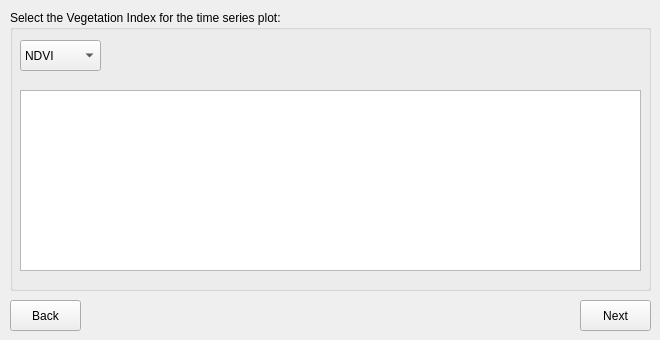
   <widget class="QWidget" name="tab_8">
    <attribute name="title">
     <string>Step 5</string>
    </attribute>
    <widget class="QGroupBox" name="groupBox_27">
     <property name="geometry">
      <rect>
       <x>10</x>
       <y>10</y>
       <width>641</width>
       <height>281</height>
      </rect>
     </property>
     <property name="title">
      <string>Select the Vegetation Index for the time series plot:</string>
     </property>
     <widget class="QComboBox" name="series_indice">
      <property name="geometry">
       <rect>
        <x>10</x>
        <y>30</y>
        <width>81</width>
        <height>31</height>
       </rect>
      </property>
      <item>
       <property name="text">
        <string>NDVI</string>
       </property>
      </item>
      <item>
       <property name="text">
        <string>GNDVI</string>
       </property>
      </item>
      <item>
       <property name="text">
        <string>EVI</string>
       </property>
      </item>
      <item>
       <property name="text">
        <string>SAVI</string>
       </property>
      </item>
     </widget>
     <widget class="QTextBrowser" name="textBrowser_index_explain">
      <property name="geometry">
       <rect>
        <x>10</x>
        <y>80</y>
        <width>621</width>
        <height>181</height>
       </rect>
      </property>
     </widget>
    </widget>
    <widget class="QPushButton" name="QPushButton_next_5">
     <property name="geometry">
      <rect>
       <x>580</x>
       <y>300</y>
       <width>71</width>
       <height>31</height>
      </rect>
     </property>
     <property name="text">
      <string>Next</string>
     </property>
    </widget>
    <widget class="QPushButton" name="QPushButton_back_5">
     <property name="enabled">
      <bool>true</bool>
     </property>
     <property name="geometry">
      <rect>
       <x>10</x>
       <y>300</y>
       <width>71</width>
       <height>31</height>
      </rect>
     </property>
     <property name="text">
      <string>Back</string>
     </property>
    </widget>
   </widget>
